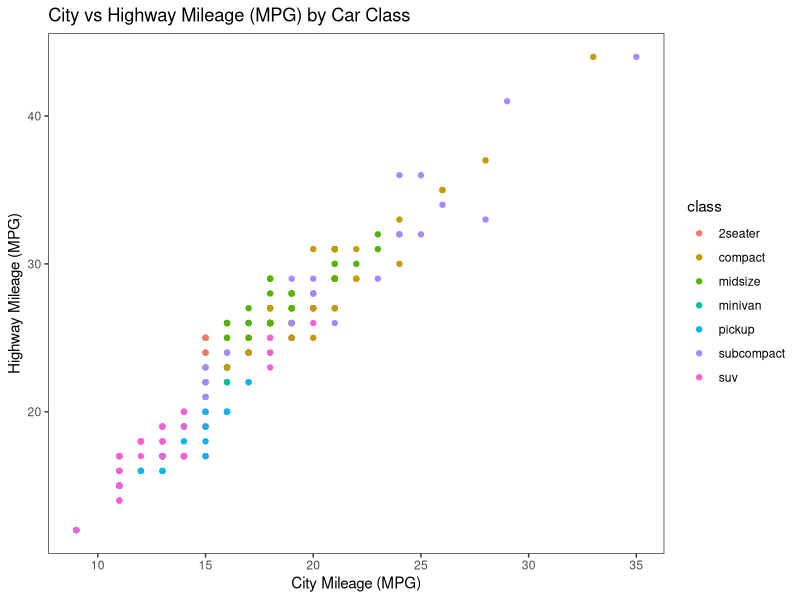
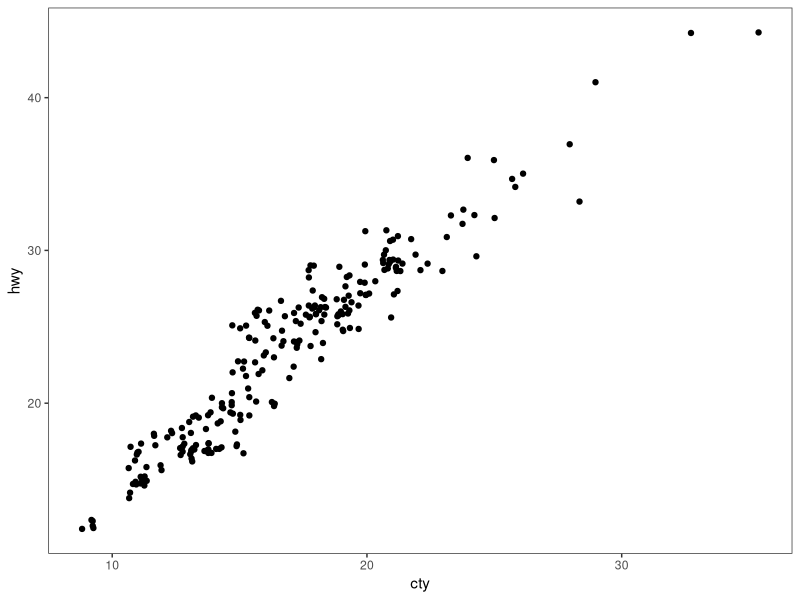
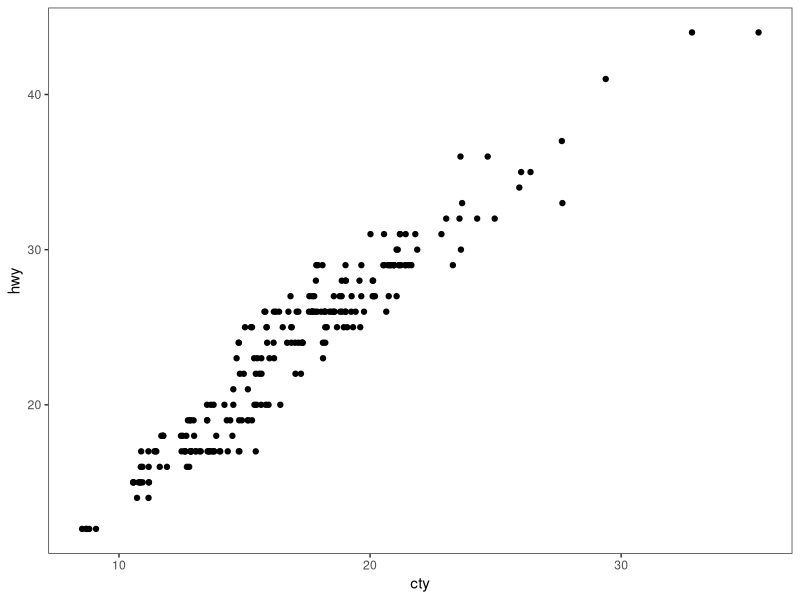
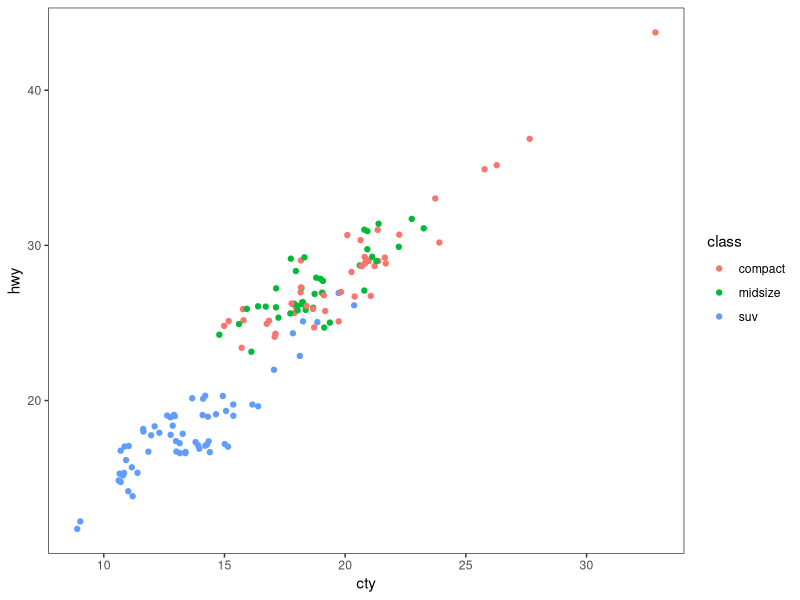
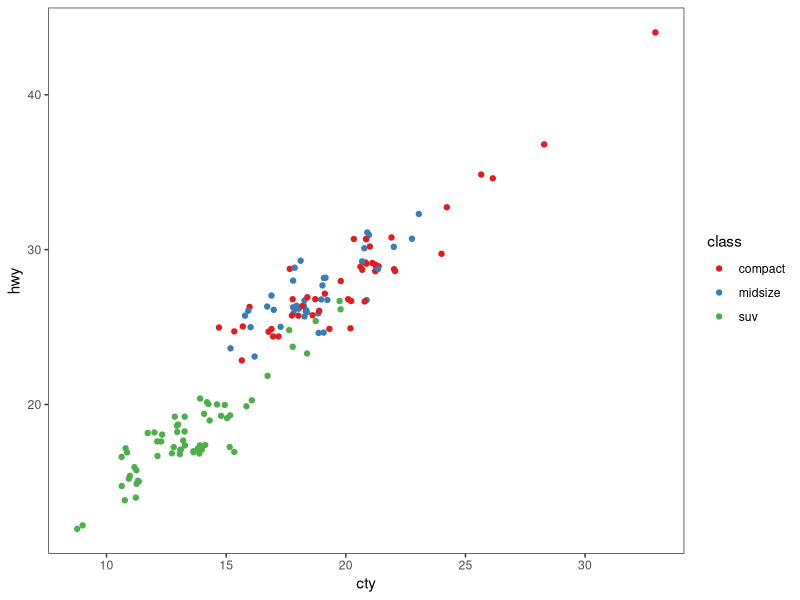
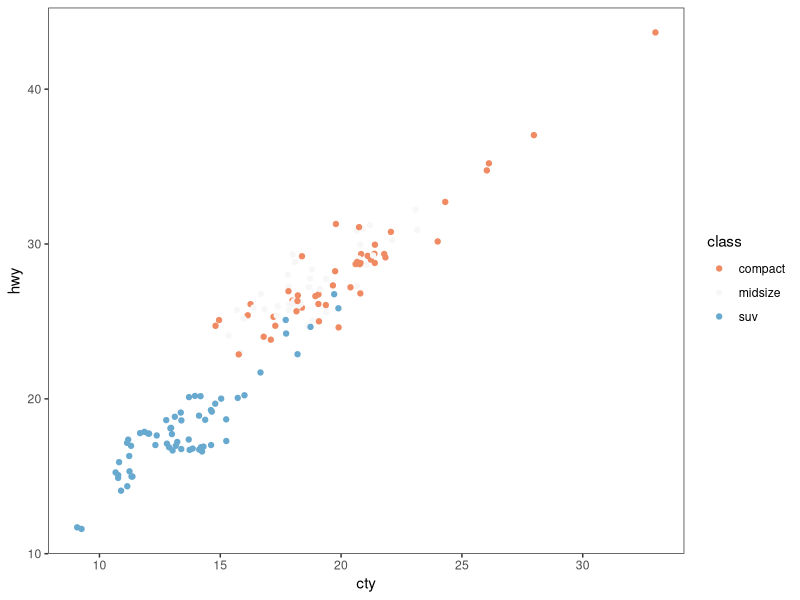
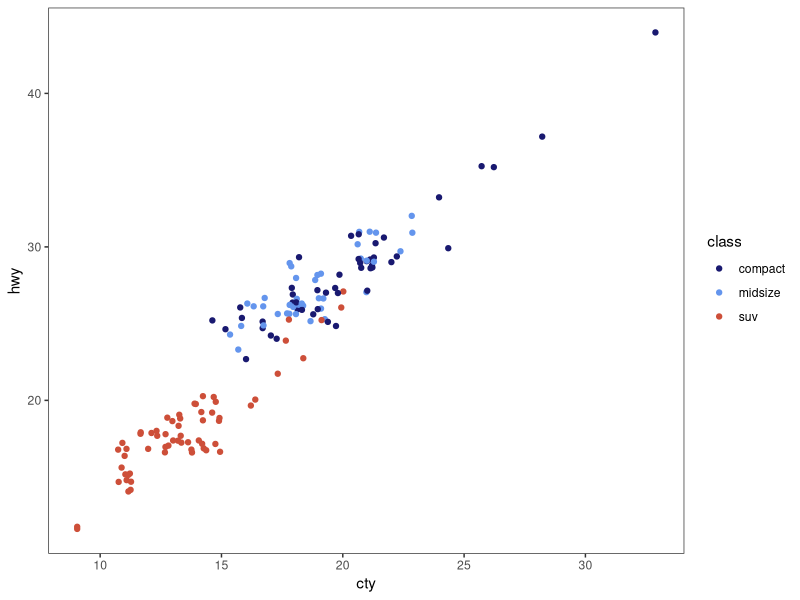
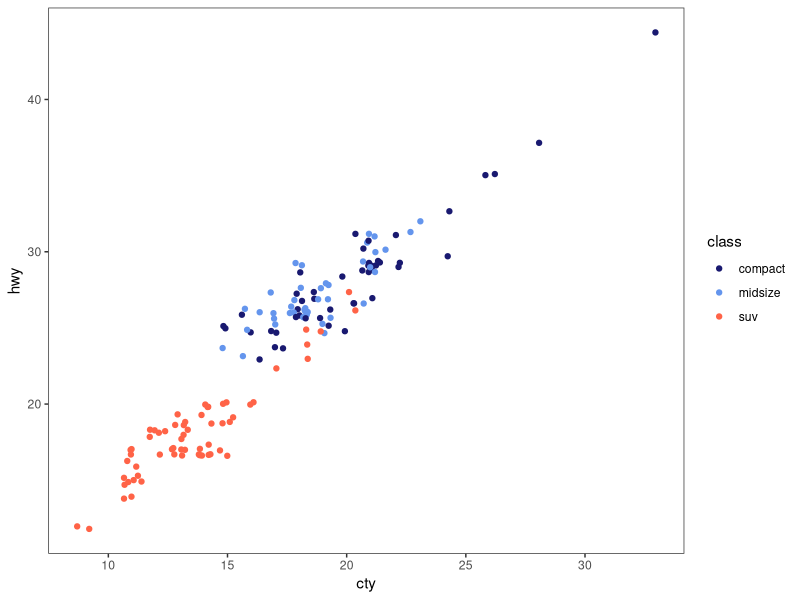

These figures' R source, in order: (Note: this script raises an error after producing the figures.)
# ---------------------------------------------------------- #
#### MODULE 3: Plot even more data!                       ####               
# ---------------------------------------------------------- #

## OBJECTIVE:
# 1. To develop a "grammar of graphics".
# 2. To become comfortable using ggplot2 for exploratory data visualization.


# ---------------------------------------------------------- #
#### SET UP:                                              ####
# ---------------------------------------------------------- #
# REMINDER: In RStudio, open the Rproject for our course (UNCG_DataWrangling), 
# pull any changes from GitHub, and navigate to the branch you created for 
# yourself (just a single branch for the whole semester) in RStudio's Git tab.
# Open this week's assignment in this new branch to complete and submit on GitHub.
# Ideally, you'll commit your answers a bit at a time as you work through
# this assignment, rather than committing all at once at the end.

# Reminder of some helpful resources for graphing in R:
# ggplot Cookbook: http://www.cookbook-r.com/Graphs/
# Official ggplot2 Book: https://ggplot2-book.org/
# Themes in ggplot2: https://ggplot2-book.org/polishing.html#themes

# In ggplot2, aesthetic means “something you can see”. Each aesthetic is a
# mapping between a visual cue and a variable.
# Examples include:
# position (i.e., on the x and y axes)
# color (“outside” color)
# fill (“inside” color)
# shape (of points)
# line type
# size

# Each type of geometric object (geom) accepts only a subset of all aesthetics.
# Refer to the geom help pages to see what mappings each geom accepts. Aesthetic
# mappings are set with the aes() function.

# TASK: We will be using the ggplot2 package for graphing. Fortunately, ggplot2 
# is nested within the tidyverse package (along with many others).
# Start by writing code to load the tidyverse library.
# HINT: see the end of assignment #1 if you forgot how to load a package.


library(tidyverse)

# TASK: Write code below to set your theme to black and white and both your major
# AND minor gridlines to element_blank for all plots you'll be making today.
# HINT: Check back to last week's assignment section 1.9 for setting themes for
# all plots.

theme_set(theme_bw() + theme(panel.grid.major = element_blank(),
                             panel.grid.minor = element_blank()))

# ---------------------------------------------------------- #
#### 1.0 CORRELATION                                      ####
# ---------------------------------------------------------- #

# We learned how to make correlations last week, but it never hurts to get
# more practice! Let's start by using a data set built into ggplot2.
# The mpg dataset looks at the gas efficiency of different cars. Run the following
# code to load the data:
data(mpg, package = "ggplot2")

# TASK: Create a scatterplot (i.e., a dot plot) to relate city and highway mileage.
# Color the points by the class of car (class column) and label the x and y axis 
# to be more informative (City Mileage (MPG) vs Highway Mileage (MPG)).
# HINT: Refer back to last week's assignment or the ggplot help resources if you 
# forget how to make a scatterplot.

ggplot(mpg, aes(x = cty, y = hwy, color = class)) + 
  geom_point() +
  labs(x = "City Mileage (MPG)", y = "Highway Mileage (MPG)", title = "City vs Highway Mileage (MPG) by Car Class")

# Looks alright, but the graph may be hiding some information...
# QUESTION: How many data points are in the mpg dataframe?
##ANSWER: There are 234 data points in the mog dataframe.

# QUESTION: Approximately how many dots are in the graph you just made? How does
# that compare to the number of observations in the dataframe?
##ANSWER: There are 78 dots in the graph, this is less than the 234 observations in the dataset. 

# Try another correlation-focused geom that addresses this problem by running
# the following code:
ggplot(data=mpg, aes(x=cty, y=hwy)) + 
  geom_jitter()


# QUESTION: What happened when you created the plot with geom_jitter?
##ANSWER: It changes to a similar scatterplot, but without graphing cars by class and color and with all of the datapoints included. 

# QUESTION: Run the code to create a plot using geom_jitter a second time. Then run it
# again and again. What happens each time? Why is this happening?
##ANSWER: Each time i run the code, the datapoints shift slightly. This is because geom_jitter shifts individual points slightly so that all individual points are visible even those that have the same value. 

# TASK: The default in geom_jitter is to jitter (or slightly move) the points away
# from each other in both the x and y directions. Check the help file for geom_jitter
# and write code below to make a graph where you jitter points in only the x-dimension
# by 0.5.

ggplot(data=mpg, aes(x=cty, y=hwy)) + 
  geom_jitter(width = 0.5, height = 0)


# ---------------------------------------------------------- #
#### 1.1 DETOUR! COLORS, COLORS, COLORS                   ####
# ---------------------------------------------------------- #

# Our world is so colorful, and our graphs can be too! But we want to be mindful
# of our color choices to not only be beautiful, but also informative and accessible.

# TASK: Create a new dataframe that filters our mpg data down to only information
# for car classes compact, midsize, and suv using an %in% statement. Name your 
# new dataframe mpgSubset.
# HINT: Refer back to the Transform assignment if you want help with %in% (or 
# try googling!)

mpgSubset <- mpg %>% filter(class %in% c("compact", "midsize", "suv"))

# ggplot has lots of nice (and some not so nice) built-in color palettes that we 
# can use to fill our bars with color. Try running the following code:
ggplot(data=mpgSubset, aes(x=cty, y=hwy, color=class)) +
  geom_jitter()

# The code above supplies us with ggplot's default color palette, which I find not
# so pleasing. Let's try to change this!

# We can add a statement specifying the scale of colors we would prefer. One way
# to do this is to use other pre-set palettes from ggplot. Run the code below to 
# ask ggplot to use the color brewer's palette called Set 1.
ggplot(data=mpgSubset, aes(x=cty, y=hwy, color=class)) +
  geom_jitter() +
  scale_color_brewer(palette="Set1")

# Alternatively, we could use the "RdBu" palette:
ggplot(data=mpgSubset, aes(x=cty, y=hwy, color=class)) +
  geom_jitter() +
  scale_color_brewer(palette="RdBu")

# QUESTION: Investigate the color brewer's range of palettes at this website: 
# https://r-graph-gallery.com/38-rcolorbrewers-palettes.html
# What do you notice about the colors chosen from each of the palettes that we
# used above? (i.e., does it use the first three colors in the palette? The last
# three? Some other combination?)
##ANSWER: For the "Set1" color palette, it uses the first 3 colors. For the "RdBu" color palette, it uses a combination of colors in the "middle" of the palette, one on the red side (light orange), one white, and one on the blue side (light blue).

# We could also pick out EXACTLY which colors we want for our figure. 
# There are 4 main ways to specify colors in R:
### by name
### by number
### by Hex code
### with the rgb() function

# By Name: R allows you to call more than 600 colors by name! Run the following
# code to see a list:
colors()

# We can put in the colors we chose for each variable by adding the 
# scale_color_manual() function to our plot. Try it out by running the following
# code:
ggplot(data=mpgSubset, aes(x=cty, y=hwy, color=class)) +
  geom_jitter() +
  scale_color_manual(values=c('midnightblue', 'cornflowerblue', 'tomato3'))


# You can also chose colors by number, which are assigned in R.

# TASK: Copy and paste the code to make our scatterplot and replace the color names
# with three numbers of your choice (between 1 and 657). How does your new figure look?
# HINT: remember to remove the quotation marks when calling numbers.


# QUESTION: How do you think you could figure out which color name belongs to
# each color number?
# HINT: Try creating a dataframe from color() by passing it into the
# as.data.frame() function.


# You can also chose colors by Hex code. A Hex color code is a 6-symbol code made
# of up to three 2-symbol elements (6 symbols in length all together). Each of 
# the 2-symbol elements represents a color value in the Red-Green-Blue (RGB) color
# scale from 0 to 255. Hex codes are written with a # in front of them. Let's try
# out calling our colors using hex code.
ggplot(data=mpgSubset, aes(x=cty, y=hwy, color=class)) +
  geom_jitter() +
  scale_color_manual(values=c('#191970', '#6495ED', '#FF6347'))

# There are two great things about hex codes. First, you can call ANY color you 
# want with a hex code. That is, you're not limited to the 657 colors that are
# in ggplot. By specifying the color by hex code, you can pick literally anything!

# TASK: Google the search term "color picker". This should bring up google's color
# picker (in addition to a billion other color picking websites). Use this color
# picker to generate the hex codes for three new colors of your choice. Then copy
# and paste the above code, replacing the hex codes with your color choices.
ggplot(data=mpgSubset, aes(x=cty, y=hwy, color=class)) +
  geom_jitter() +
  scale_color_manual(values=c('#f274ab', '#c4a2f5', '#a2c0f5'))

# The second great thing about hex codes is that you can control the transparency
# of your colors. Transparency is set in a hex code by adding two extra symbols
# to the end, which together make up the "alpha" element. Adding 00 to the end 
# of your hex code will make your color completely transparent, while adding FF 
# to the end will make it completely opaque. Any number/letters in-between will 
# result in partial transparency. You can find a complete list of transparencies
# between 0-100% here: https://gist.github.com/lopspower/03fb1cc0ac9f32ef38f4

# TASK: Try out transparency by copying and pasting your graph code below and
# adding the alpha element to the end of each of your hex codes to make your
# first color 0% transparent, your second color 50% transparent, and your third
# color 100% transparent.

ggplot(data=mpgSubset, aes(x=cty, y=hwy, color=class)) +
  geom_jitter() +
  scale_color_manual(values=c('#f274abFF', '#c4a2f580', '#a2c0f500'))

# QUESTION: What happened to the point that you set to 100% transparent?
##ANSWER: The points are not visible on the graph. 

# Finally, we can set our colors using the rgb() function. This operates very
# similarly to the hex code, where you can pick exactly the color and transparency
# you want. Try it out by running the following code:
ggplot(data=mpgSubset, aes(x=cty, y=hwy, color=class)) +
  geom_jitter() +
  scale_color_manual(values=c(rgb(.10, .10, .44, 1), rgb(.39, .58, .93, 1), rgb(1.0, .39, .28, 1)))

# TASK: Modify the above code to make all of your points 50% transparent.

ggplot(data=mpgSubset, aes(x=cty, y=hwy, color=class)) +
  geom_jitter() +
  scale_color_manual(values=c(rgb(.10, .10, .44, 0.5), rgb(.39, .58, .93, 0.5), rgb(1.0, .39, .28, 0.5)))

# There are so many inventive and artistic people in the world who have expanded
# the offerings for colors in ggplot. Check out some notable ones listed below
# when choosing colors for this assignment.
### Color-blind friendly palettes: https://github.com/JLSteenwyk/ggpubfigs
### Color palettes from vintage National Parks posters: https://github.com/katiejolly/nationalparkcolors
### Color palettes based on Wes Anderson movies: https://github.com/karthik/wesanderson
### Color palettes from famous Dutch paintings: https://github.com/EdwinTh/dutchmasters


# ---------------------------------------------------------- #
#### 1.2 DETOUR! LEGENDS                                  ####
# ---------------------------------------------------------- #

# When you specify colors in your ggplot code, R throws in a bonus legend for free!
# However, this legend is often not as clear or visually appealing as we might 
# prefer. But as with all geometric objects in ggplot, legends can be easily altered.

# Run the following code to create a scatter plot. Feel free to modify the colors
# as you prefer!
ggplot(data=mpgSubset, aes(x=cty, y=hwy, color=class)) +
  geom_jitter() +
  scale_color_manual(values=c('#f274ab', '#73faff', '#ffd663'))

# QUESTION: Where did ggplot get the legend title and values from?
##ANSWER: It got it from the names of the columns used for the aesthetic values. 

# We could change the title and values in our legend by altering the dataframe
# we are passing into ggplot. But that seems a bit drastic. Instead, we can 
# lean on the same code that specifies our color picks to alter the legend text.
# Try it out by running the following code:
ggplot(data=mpgSubset, aes(x=cty, y=hwy, color=class)) + 
  # Creates a plot from the mpgSubset dataset and assigns cit and hwy to 
  # the x and y values and class to color.
  geom_jitter() + 
  # Creates a scatterplot with the jitter function that adds variation to the
  # points, preventing overlap. 
  scale_color_manual(values=c('#FCBA03', '#380754', '#496916'),
                     # Assigns tolors to the classes of cars in the dataset. 
                     name='Class of Car', 
                     # Names the plot legend for class.
                     breaks=c('suv', 'midsize', 'compact'), 
                     # Picks the data values from the class column and
                     # determines their display order.
                     labels=c('SUV', 'Midsize', 'Compact'))
                    # Assigns labels to the classes in the legend. 
                    

# TASK: Label each line of the code above with what it is doing.
# HINT: Check the scale_color_manual help file or ggplot Cookbook for more info.


# IMPORTANT: It is important to pay attention to the order you provide ggplot with 
# your color choices and legend labels! Try running the following code:
ggplot(data=mpgSubset, aes(x=cty, y=hwy, color=class)) + 
  geom_jitter() + 
  scale_color_manual(values=c('#FCBA03', '#380754', '#496916'), 
                     name='Class of Car', 
                     breaks=c('suv', 'midsize', 'compact'), 
                     labels=c('Compact', 'SUV', 'Midsize')) 


# QUESTION: What is wrong with the code above? Why is it so important to be
# careful with the order you pass information into ggplot?
##ANSWER: The code above has a different order for the classes and their respective labels (ie. suv = Compact, midsoze = SUV, compact = Midsize in the legend). It's important to check the order of your code to make sure that it is labelled correctly.

# While changing the legend text and factor order takes place in the scale_color_manual
# step, moving the legend around on the graph page is part of the graph theme. We
# can try this out using the code below:
ggplot(data=mpgSubset, aes(x=cty, y=hwy, color=class)) + 
  geom_jitter() + 
  theme(legend.position='top')


# TASK: Modify the code above to have the legend display along the bottom of
# the figure.
ggplot(data=mpgSubset, aes(x=cty, y=hwy, color=class)) + 
  geom_jitter() + 
  theme(legend.position='bottom')

# We can also have the legend located within the area of the graph itself! We can 
# do this by specifying the coordinates for where the legend should go within the
# graph axes. First we set the legend position and then we set the anchoring 
# position by justifying the legend.
### bottom left: 0,0
### bottom right: 1,0
### top left: 0,1
### top right: 1,1

# Try it out by running the following code:
ggplot(data=mpgSubset, aes(x=cty, y=hwy, color=class)) + 
  geom_jitter() + 
  theme(legend.position=c(1,0), legend.justification=c(1,0))

# QUESTION: What happens if you don't include the code for legend justification
# above?
ggplot(data=mpgSubset, aes(x=cty, y=hwy, color=class)) + 
  geom_jitter()

##ANSWER: The legend appears on the right side of the graph, making the graph narrow and more difficult to interpret. 

# TASK: Copy and paste the code from above. Modify it to place the legend in the
# upper left part of the graph.

ggplot(data=mpgSubset, aes(x=cty, y=hwy, color=class)) + 
  geom_jitter() + 
  theme(legend.position=c(0,1), legend.justification=c(0,1))

# Finally, we might want to remove the legend altogether! We would do so by
# modifying the theme as well. 

# TASK: Check the ggplot cookbook to find the legends section. Read what it says 
# about removing the legend. Then copy and paste the graph code from above. Modify
# the code to remove the legend.

ggplot(data=mpgSubset, aes(x=cty, y=hwy, color=class)) + 
  geom_jitter() + 
  theme(legend.position = "none")


# ---------------------------------------------------------- #
#### 2.0 DEVIATION                                        ####
# ---------------------------------------------------------- #

# Used to compare variation in values between small number of items (or categories) 
# with respect to a fixed reference.

# Whether the graphical type is a deviation graph or a composition graph (or a 
# ranking graph) may depend on the underlying data structure.

# We used geom_bar() last week with factor data to create a bar graph. But
# geom_bar() is a bit tricky because it can make EITHER a bar graph or a histogram
# depending on the data you give it. The default of geom_bar() is to set stat to 
# count so if you give it just a continuous x value, it will make a histogram. Try
# it with the following code:
ggplot(data=mpg, aes(x=hwy)) + 
  geom_bar()

# In order to have the geom create bars and not a histogram, you must:
# 1) Set stat = identity
# 2) Provide both an x and a y inside the aes(), where x is either a character 
# or factor and y is numeric.

# TASK: Create a dataframe of summary statistics for the mpg data, calculating the
# mean, standard deviation, and standard error for highway mpg grouping by class.
# Name the resulting dataframe highwayMPG and your new variables hwy_mean, hwy_sd,
# and hwy_se.
# HINT: Look back at the Transform assignment if you forget how to summarize the
# data. Also recall, standard error = 1.96*standard deviation.

highwayMPG <- mpg %>% group_by(class) %>% 
  summarize(hwy_mean = mean(hwy), hwy_sd = sd(hwy), hwy_se = 1.96 * hwy_sd)

# TASK: Create a bar graph showing the average highway MPG on the y-axis and 
# car class on the x-axis. Fill the bars by class. Add in error bar caps that are 20%
# the width pf the bars.
# HINT: Don't forget to change stat from the default in your geom_bar() statement!

ggplot(highwayMPG, aes(x = class, y = hwy_mean, fill = class)) +
         geom_col() +
         geom_errorbar(aes(ymin = hwy_mean - hwy_se,
                           ymax = hwy_mean + hwy_se), width = 0.2) 

# ---------------------------------------------------------- #
#### 2.1 DETOUR! COLORS AND LEGENDS, AGAIN                ####
# ---------------------------------------------------------- #

# Recall that some geometric elements require fills instead of (or sometimes in
# addition to) colors.

# TASK: Create a bar graph with the mpg summary stats with the following parameters:
# (1) Black bar outline
# (2) Bars filled with the color brewer palette "Dark2" using the scale_fill_manual
#     statement
# (3) No legend
# (4) Informative x- and y-axis labels. 
# HINT: Carefully consider whether your color and/or fill should go within an aes() 
# statement, the scale_fill_manual or scale_color_manual statements, or neither.
# If in doubt, try a bunch of ways until it looks how we want it. And consult 
# your helpful ggplot resources on the web.

ggplot(highwayMPG, aes(x = class, y = hwy_mean, fill = class)) +
  geom_col(color = "black") + 
  scale_fill_brewer(palette="Dark2") +
  theme(legend.position = "none") +
  labs(x = "Car Class", y = "Average Highway MPG")

# ---------------------------------------------------------- #
#### 2.2 DETOUR! AXIS MODIFICATIONS                       ####
# ---------------------------------------------------------- #

# Run the following code, feeling free to modify colors as you prefer:
ggplot(data=highwayMPG, aes(x=class, y=hwy_mean, fill=class)) +
  geom_bar(stat='identity') 

# QUESTION: Where is ggplot getting the x-axis tick labels from?
##ANSWER: It is getting the x axis labels from the class column.

# Often our tick labels are not the best. We can modify them to be more informative
# or visually appealing by directly modifying the dataframe, but again this feels
# a bit extreme. Instead, we can directly modify the scale of the axis. For axes
# that deal with categories, we are setting the discrete scale. Try it out by
# running the following code:
ggplot(data=highwayMPG, aes(x=class, y=hwy_mean, fill=class)) +
  geom_bar(stat='identity') +
  scale_x_discrete(labels=c('sport', 'compact', 'midsize', 'minivan', 'pickup', 'subcompact', 'SUV'))

# We can also change the scale of the continuous axes, including how large they are
# and where the tick marks fall as follows:
ggplot(data=highwayMPG, aes(x=class, y=hwy_mean, fill=class)) +
  geom_bar(stat='identity') +
  scale_y_continuous(breaks=seq(0, 50, 10)) +
  coord_cartesian(ylim=c(0,50))

# QUESTION: Try running the code above without the coord_cartesian() statement. 
# What is surprising about the resulting graph? Based on this result, what do you
# think the coord_cartesian() statement does?
ggplot(data=highwayMPG, aes(x=class, y=hwy_mean, fill=class)) +
  geom_bar(stat='identity') +
  scale_y_continuous(breaks=seq(0, 50, 10)) 

##ANSWER: I think coord_cartesian() sets the visual range of the plot.

# We can also add a statement into the scale discrete or continuous statements
# to name our axes, rather than putting in a whole separate step of xlab() or ylab().
# Try it out with the following code:
ggplot(data=highwayMPG, aes(x=class, y=hwy_mean, fill=class)) +
  geom_bar(stat='identity') +
  scale_x_discrete(name='Class of Car') +
  scale_y_continuous(name='Mean Highway MPG')


# Finally, we can flip our axes easily in ggplot as follows:
ggplot(data=highwayMPG, aes(x=class, y=hwy_mean, fill=class)) +
  geom_bar(stat='identity') +
  coord_flip()


# TASK: Let's put it all together. Make a graph of the mpg summary stats with the
# following specifications:
# (1) color by class of car using a color scheme of your choice (not the default)
# (2) plot the class of car on the x-axis and the highway MPG on the y axis
# (3) include better names for the x- and y-axis titles
# (4) include better names for the car classes
# (5) set the scale of the highway mpg to run from 0 to 30 with breaks every 5 
# (6) flip your axes
# (7) remove the legend

ggplot(highwayMPG, aes(x = class, y = hwy_mean, fill = class)) +
  geom_bar(stat = 'identity') +
  scale_fill_brewer(palette = "Set3") +
  labs(x = "Car Class", y = "Average Highway MPG") +
  scale_x_discrete(labels=c('Sport', 'Compact', 'Midsize', 'Minivan', 'Pickup', 'Subcompact', 'SUV')) +
  scale_y_continuous(limits = c(0, 30), breaks = seq(0, 30, 5)) +
  coord_flip() +
  theme(legend.position = "none")


# ---------------------------------------------------------- #
#### 3.0 RANKING                                          ####
# ---------------------------------------------------------- #
# Used to compare the position or performance of multiple items with respect to 
# each other. Actual values matters somewhat less than the ranking.

# TASK: Create a dataframe of summary statistics for the mpg data, calculating the
# mean, standard deviation, and standard error for CITY mpg grouping by class.
# Name the resulting dataframe cityMPG and your new variables city_mean, city_sd,
# and city_se.
# HINT: Look back at the Transform assignment if you forget how to summarize the
# data. Also, standard error = 1.96*standard deviation.


# Now we want to plot our data in order from smallest to largest city MPG to get
# a ranking. To do so, we need to use the reorder() function to rearrange the data
# going into our x-axis.
ggplot(cityMPG, aes(x=reorder(class, city_mean), y=city_mean)) + 
  geom_bar(stat="identity")

# TASK: Recreate the above ranking figure to include the following:
# (1) class of car on the x-axis with informative axis and tick labels
# (2) MPG ordered from highest to lowest (hint: try google if you're unsure)
# (3) bars with dary grey outlines and filled by class with your favorite color scheme
# (4) error bars with end caps 30% the width of the bars
# (5) y-axis from 0 to 30 with tick marks every 5
# (6) no legend.


# ---------------------------------------------------------- #
#### 4.0 DISTRIBUTION                                     ####
# ---------------------------------------------------------- #
# When you have lots and lots of data points and want to study where and how the
# data points are distributed.

# Histograms can be accomplished with either geom_bar() or geom_histogram()
ggplot(mpg, aes(hwy)) + 
  geom_histogram()

# TASK: Recreate the graph above, but using geom_bar() instead


# TASK: Try making a histogram with the categorical variable 'manufacturer'.
# What error message do you get?


# QUESTION: What happens when you follow the advice of the error message and 
# make stat='count'?
ggplot(mpg, aes(manufacturer)) + 
  geom_histogram(stat="count")


# TASK: Make a boxplot comparing the distribution of cty (city mileage) for
# each class of car.
# HINT: Look back to last week if you forget how to make a boxplot.


# We can also make a different type of distribution, a violin plot using the 
# geom_violin statement as follows:
ggplot(mpg, aes(x=class, y=cty)) + 
  geom_violin()

# QUESTION: What does a violin plot show? Check google if you're unsure.


# ---------------------------------------------------------- #
#### 5.0 COMPOSITION                                      ####
# ---------------------------------------------------------- #
# Bar charts and pie charts are classic ways of showing composition of a dataset.

# TASK: Let's get some data for this task by determining the number of cars from 
# each car manufacturer in our mpg dataframe. We can do this as follows:
manufacturerFreq <- mpg %>% 
  group_by(manufacturer) %>% 
  summarize(frequency=length(manufacturer)) %>% 
  ungroup()

# TASK: Make a bar graph of the number of cars (frequency) by manufacturer using
# the dataframe we created above.


# We can switch the bar chart you created above into a pie chart simply by changing
# the coordinate system through a series of steps as follows:

ggplot(manufacturerFreq, aes(x=manufacturer, y=frequency)) +
  geom_bar(stat="identity") +
  coord_polar()

ggplot(manufacturerFreq, aes(x=manufacturer, y=frequency, fill=manufacturer)) +
  geom_bar(stat="identity") +
  coord_polar()

ggplot(manufacturerFreq, aes(x="", y=frequency, fill=manufacturer)) +
  geom_bar(stat="identity", width=1) +
  coord_polar()

ggplot(manufacturerFreq, aes(x="", y=frequency, fill=manufacturer)) +
  geom_bar(stat="identity", width=1) +
  coord_polar(theta="y")

ggplot(manufacturerFreq, aes(x="", y=frequency, fill=manufacturer)) +
  geom_bar(stat="identity", width=1) +
  coord_polar(theta="y", start=0) +
  theme_void() +
  theme(legend.title = element_text(size = 12.5), 
        legend.text  = element_text(size = 8.5),
        legend.key.size = unit(.75, "lines"))

# TASK: Annotate the code below to describe what each line does:
ggplot(manufacturerFreq, aes(x="", y=frequency, fill=manufacturer)) +
  geom_bar(stat="identity", width=1) +
  coord_polar(theta="y", start=0) +
  theme_void() +
  theme(legend.title = element_text(size = 12.5), 
        legend.text  = element_text(size = 8.5),
        legend.key.size = unit(.75, "lines"))


# ---------------------------------------------------------- #
#### 6.0 CHANGE                                           ####
# ---------------------------------------------------------- #

# Time series are often best visualized with line graphs. Let's try this out
# with some new data:
data("economics")

# TASK: Use the economics dataset to plot the number of people who are unemployed
# over time (unemploy vs date). Make a scatterplot, then connect the points with 
# lines using geom_line().
# HINT: use ?economics to get more information about this dataset.




# ---------------------------------------------------------- #
#### GROUPS AND MAPS                                      ####
# ---------------------------------------------------------- #

# Let's save these for group project options, this assignment is really long!









# REMEMBER: Save and push your script when you're done with this assignment!
